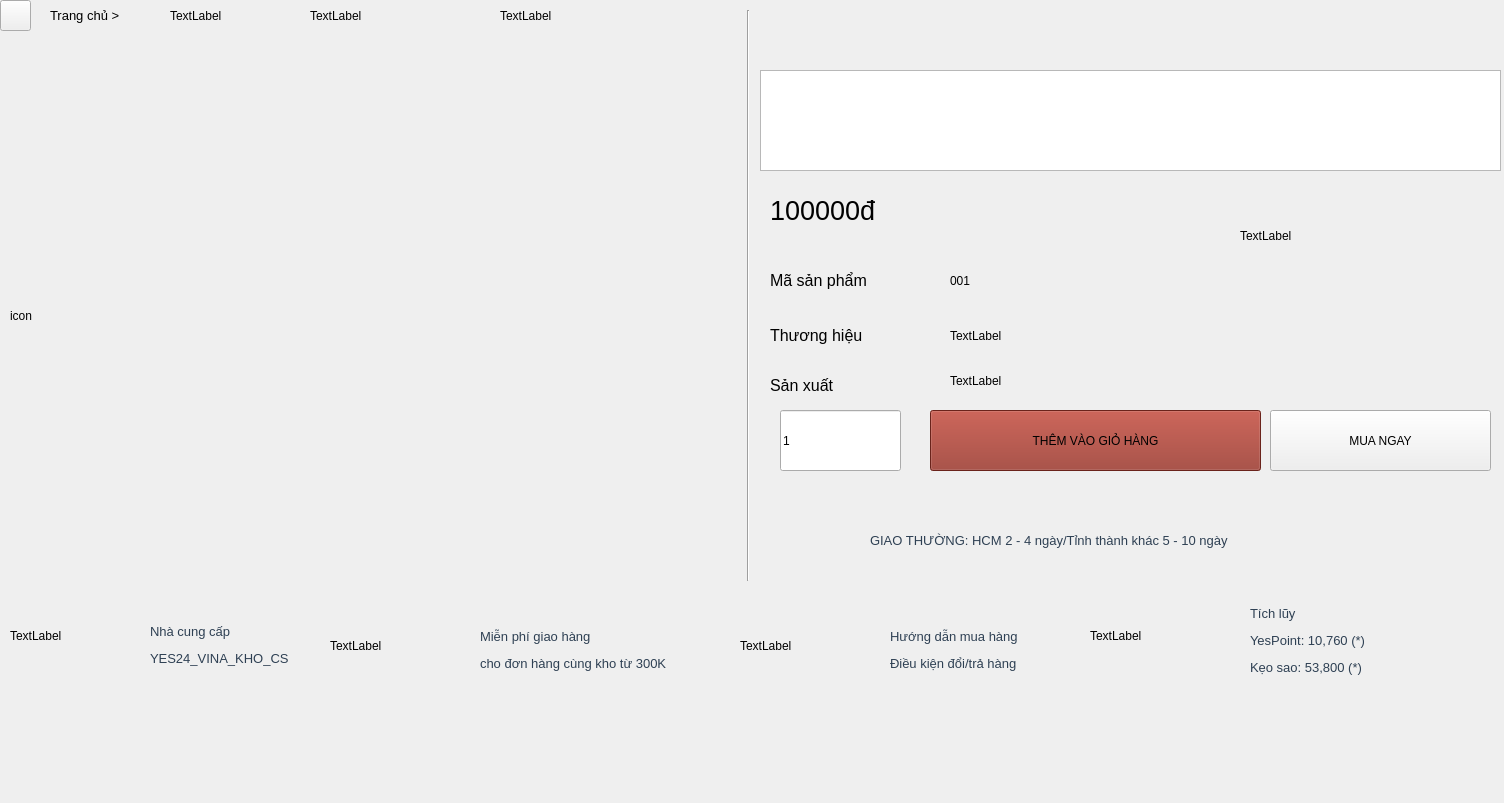
<?xml version="1.0" encoding="UTF-8"?>
<ui version="4.0">
 <class>viewDetailProduct</class>
 <widget class="QWidget" name="viewDetailProduct">
  <property name="geometry">
   <rect>
    <x>0</x>
    <y>0</y>
    <width>1504</width>
    <height>803</height>
   </rect>
  </property>
  <property name="windowTitle">
   <string>Form</string>
  </property>
  <property name="styleSheet">
   <string notr="true"/>
  </property>
  <widget class="QLabel" name="icon">
   <property name="geometry">
    <rect>
     <x>10</x>
     <y>40</y>
     <width>731</width>
     <height>551</height>
    </rect>
   </property>
   <property name="text">
    <string>icon</string>
   </property>
  </widget>
  <widget class="QTextEdit" name="name">
   <property name="geometry">
    <rect>
     <x>760</x>
     <y>70</y>
     <width>741</width>
     <height>101</height>
    </rect>
   </property>
  </widget>
  <widget class="QLabel" name="price">
   <property name="geometry">
    <rect>
     <x>770</x>
     <y>170</y>
     <width>451</width>
     <height>81</height>
    </rect>
   </property>
   <property name="text">
    <string>&lt;html&gt;&lt;head/&gt;&lt;body&gt;&lt;p&gt;&lt;span style=&quot; font-size:20pt;&quot;&gt;100000đ&lt;/span&gt;&lt;/p&gt;&lt;/body&gt;&lt;/html&gt;</string>
   </property>
  </widget>
  <widget class="Line" name="line">
   <property name="geometry">
    <rect>
     <x>740</x>
     <y>10</y>
     <width>16</width>
     <height>571</height>
    </rect>
   </property>
   <property name="orientation">
    <enum>Qt::Vertical</enum>
   </property>
  </widget>
  <widget class="QLabel" name="label_2">
   <property name="geometry">
    <rect>
     <x>770</x>
     <y>265</y>
     <width>151</width>
     <height>31</height>
    </rect>
   </property>
   <property name="text">
    <string>&lt;html&gt;&lt;head/&gt;&lt;body&gt;&lt;p&gt;&lt;span style=&quot; font-size:12pt;&quot;&gt;Mã sản phẩm&lt;/span&gt;&lt;/p&gt;&lt;/body&gt;&lt;/html&gt;</string>
   </property>
  </widget>
  <widget class="QLabel" name="idProduct">
   <property name="geometry">
    <rect>
     <x>950</x>
     <y>265</y>
     <width>331</width>
     <height>31</height>
    </rect>
   </property>
   <property name="text">
    <string>001</string>
   </property>
  </widget>
  <widget class="QLabel" name="label_4">
   <property name="geometry">
    <rect>
     <x>770</x>
     <y>320</y>
     <width>171</width>
     <height>31</height>
    </rect>
   </property>
   <property name="text">
    <string>&lt;html&gt;&lt;head/&gt;&lt;body&gt;&lt;p&gt;&lt;span style=&quot; font-size:12pt;&quot;&gt;Thương hiệu&lt;/span&gt;&lt;/p&gt;&lt;/body&gt;&lt;/html&gt;</string>
   </property>
  </widget>
  <widget class="QLabel" name="brand">
   <property name="geometry">
    <rect>
     <x>950</x>
     <y>315</y>
     <width>341</width>
     <height>41</height>
    </rect>
   </property>
   <property name="text">
    <string>TextLabel</string>
   </property>
  </widget>
  <widget class="QLineEdit" name="quanity">
   <property name="geometry">
    <rect>
     <x>780</x>
     <y>410</y>
     <width>121</width>
     <height>61</height>
    </rect>
   </property>
   <property name="text">
    <string>1</string>
   </property>
  </widget>
  <widget class="QPushButton" name="addCart">
   <property name="geometry">
    <rect>
     <x>930</x>
     <y>410</y>
     <width>331</width>
     <height>61</height>
    </rect>
   </property>
   <property name="styleSheet">
    <string notr="true">background-color: rgb(148, 49, 38);</string>
   </property>
   <property name="text">
    <string>THÊM VÀO GIỎ HÀNG</string>
   </property>
  </widget>
  <widget class="QPushButton" name="buyNow">
   <property name="geometry">
    <rect>
     <x>1270</x>
     <y>410</y>
     <width>221</width>
     <height>61</height>
    </rect>
   </property>
   <property name="text">
    <string>MUA NGAY</string>
   </property>
  </widget>
  <widget class="QLabel" name="chungNhan">
   <property name="geometry">
    <rect>
     <x>1240</x>
     <y>170</y>
     <width>211</width>
     <height>131</height>
    </rect>
   </property>
   <property name="text">
    <string>TextLabel</string>
   </property>
  </widget>
  <widget class="QLabel" name="label_3">
   <property name="geometry">
    <rect>
     <x>870</x>
     <y>510</y>
     <width>571</width>
     <height>61</height>
    </rect>
   </property>
   <property name="styleSheet">
    <string notr="true">color: #2E4053;</string>
   </property>
   <property name="text">
    <string>&lt;html&gt;&lt;head/&gt;&lt;body&gt;&lt;p&gt;&lt;span style=&quot; font-size:10pt;&quot;&gt;GIAO THƯỜNG: HCM 2 - 4 ngày/Tỉnh thành khác 5 - 10 ngày&lt;/span&gt;&lt;/p&gt;&lt;/body&gt;&lt;/html&gt;</string>
   </property>
  </widget>
  <widget class="QLabel" name="iconTuiXach">
   <property name="geometry">
    <rect>
     <x>770</x>
     <y>510</y>
     <width>91</width>
     <height>61</height>
    </rect>
   </property>
   <property name="text">
    <string/>
   </property>
  </widget>
  <widget class="QLabel" name="kho">
   <property name="geometry">
    <rect>
     <x>10</x>
     <y>580</y>
     <width>131</width>
     <height>111</height>
    </rect>
   </property>
   <property name="text">
    <string>TextLabel</string>
   </property>
  </widget>
  <widget class="QLabel" name="label_5">
   <property name="geometry">
    <rect>
     <x>150</x>
     <y>580</y>
     <width>191</width>
     <height>131</height>
    </rect>
   </property>
   <property name="styleSheet">
    <string notr="true">color:#2E4053;</string>
   </property>
   <property name="text">
    <string>&lt;html&gt;&lt;head/&gt;&lt;body&gt;&lt;p&gt;&lt;span style=&quot; font-size:10pt;&quot;&gt;Nhà cung cấp&lt;/span&gt;&lt;/p&gt;&lt;p&gt;&lt;span style=&quot; font-size:10pt;&quot;&gt;YES24_VINA_KHO_CS&lt;/span&gt;&lt;/p&gt;&lt;/body&gt;&lt;/html&gt;</string>
   </property>
  </widget>
  <widget class="QLabel" name="iconXetai">
   <property name="geometry">
    <rect>
     <x>330</x>
     <y>590</y>
     <width>141</width>
     <height>111</height>
    </rect>
   </property>
   <property name="text">
    <string>TextLabel</string>
   </property>
  </widget>
  <widget class="QLabel" name="label_6">
   <property name="geometry">
    <rect>
     <x>480</x>
     <y>610</y>
     <width>231</width>
     <height>81</height>
    </rect>
   </property>
   <property name="styleSheet">
    <string notr="true">color: #2E4053;</string>
   </property>
   <property name="text">
    <string>&lt;html&gt;&lt;head/&gt;&lt;body&gt;&lt;p&gt;&lt;span style=&quot; font-size:10pt;&quot;&gt;Miễn phí giao hàng&lt;/span&gt;&lt;/p&gt;&lt;p&gt;&lt;span style=&quot; font-size:10pt;&quot;&gt;cho đơn hàng cùng kho từ 300K&lt;/span&gt;&lt;/p&gt;&lt;/body&gt;&lt;/html&gt;</string>
   </property>
  </widget>
  <widget class="QLabel" name="help">
   <property name="geometry">
    <rect>
     <x>740</x>
     <y>590</y>
     <width>151</width>
     <height>111</height>
    </rect>
   </property>
   <property name="text">
    <string>TextLabel</string>
   </property>
  </widget>
  <widget class="QLabel" name="label_7">
   <property name="geometry">
    <rect>
     <x>890</x>
     <y>600</y>
     <width>181</width>
     <height>101</height>
    </rect>
   </property>
   <property name="styleSheet">
    <string notr="true">color: #2E4053;</string>
   </property>
   <property name="text">
    <string>&lt;html&gt;&lt;head/&gt;&lt;body&gt;&lt;p&gt;&lt;span style=&quot; font-size:10pt;&quot;&gt;Hướng dẫn mua hàng&lt;/span&gt;&lt;/p&gt;&lt;p&gt;&lt;span style=&quot; font-size:10pt;&quot;&gt;Điều kiện đổi/trả hàng&lt;/span&gt;&lt;/p&gt;&lt;/body&gt;&lt;/html&gt;</string>
   </property>
  </widget>
  <widget class="QLabel" name="conheo">
   <property name="geometry">
    <rect>
     <x>1090</x>
     <y>580</y>
     <width>151</width>
     <height>111</height>
    </rect>
   </property>
   <property name="text">
    <string>TextLabel</string>
   </property>
  </widget>
  <widget class="QLabel" name="label_8">
   <property name="geometry">
    <rect>
     <x>1250</x>
     <y>590</y>
     <width>251</width>
     <height>101</height>
    </rect>
   </property>
   <property name="styleSheet">
    <string notr="true">color:#2E4053;</string>
   </property>
   <property name="text">
    <string>&lt;html&gt;&lt;head/&gt;&lt;body&gt;&lt;p&gt;&lt;span style=&quot; font-size:10pt;&quot;&gt;Tích lũy&lt;/span&gt;&lt;/p&gt;&lt;p&gt;&lt;span style=&quot; font-size:10pt;&quot;&gt;YesPoint: 10,760 (*)&lt;/span&gt;&lt;/p&gt;&lt;p&gt;&lt;span style=&quot; font-size:10pt;&quot;&gt;Kẹo sao: 53,800 (*)&lt;/span&gt;&lt;/p&gt;&lt;/body&gt;&lt;/html&gt;</string>
   </property>
  </widget>
  <widget class="QLabel" name="label_9">
   <property name="geometry">
    <rect>
     <x>770</x>
     <y>370</y>
     <width>131</width>
     <height>31</height>
    </rect>
   </property>
   <property name="text">
    <string>&lt;html&gt;&lt;head/&gt;&lt;body&gt;&lt;p&gt;&lt;span style=&quot; font-size:12pt;&quot;&gt;Sản xuất&lt;/span&gt;&lt;/p&gt;&lt;/body&gt;&lt;/html&gt;</string>
   </property>
  </widget>
  <widget class="QLabel" name="madein">
   <property name="geometry">
    <rect>
     <x>950</x>
     <y>360</y>
     <width>141</width>
     <height>41</height>
    </rect>
   </property>
   <property name="text">
    <string>TextLabel</string>
   </property>
  </widget>
  <widget class="QPushButton" name="back">
   <property name="geometry">
    <rect>
     <x>0</x>
     <y>0</y>
     <width>31</width>
     <height>31</height>
    </rect>
   </property>
   <property name="text">
    <string/>
   </property>
  </widget>
  <widget class="QLabel" name="l0">
   <property name="geometry">
    <rect>
     <x>50</x>
     <y>0</y>
     <width>131</width>
     <height>31</height>
    </rect>
   </property>
   <property name="text">
    <string>&lt;html&gt;&lt;head/&gt;&lt;body&gt;&lt;p&gt;&lt;span style=&quot; font-size:10pt;&quot;&gt;Trang chủ &amp;gt;&lt;/span&gt;&lt;/p&gt;&lt;/body&gt;&lt;/html&gt;</string>
   </property>
  </widget>
  <widget class="QLabel" name="l1">
   <property name="geometry">
    <rect>
     <x>170</x>
     <y>0</y>
     <width>131</width>
     <height>31</height>
    </rect>
   </property>
   <property name="text">
    <string>TextLabel</string>
   </property>
  </widget>
  <widget class="QLabel" name="l2">
   <property name="geometry">
    <rect>
     <x>310</x>
     <y>0</y>
     <width>191</width>
     <height>31</height>
    </rect>
   </property>
   <property name="text">
    <string>TextLabel</string>
   </property>
  </widget>
  <widget class="QLabel" name="l3">
   <property name="geometry">
    <rect>
     <x>500</x>
     <y>0</y>
     <width>241</width>
     <height>31</height>
    </rect>
   </property>
   <property name="text">
    <string>TextLabel</string>
   </property>
  </widget>
 </widget>
 <resources/>
 <connections/>
</ui>
